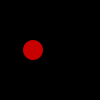
Frame 1 (no input)
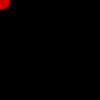
Frame 60 (the mouse pressed at the canvas centre just before this capture)
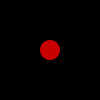
Frame 120 (the mouse held since frame 60 and released just before this capture)

The Processing sketch that drew these frames (run headless with seeded random() and noise(); from frame 60 on, the mouse is pressed at the canvas centre):

// Processing sketch: Spot_Version7_1
// ── Spot_Version7_1.pde
Spot sp;

void setup()
{
  size (100, 100);
  noStroke();
  
  //constructor (float, float, float) test
  //sp = new Spot(33, 50, 30000);
  //println("The value of diameter is : "+ sp.getDiameter());

  //grayscale constructor test
  sp = new Spot(33, 50, 30000, 200);
  println("After grayscale constructor, the value of the diameter is " + sp.getDiameter());
  sp.setDiameter(40000);    // changing the value of the diameter
  println("After setter, the value of the diameter is " + sp.getDiameter());

  //rgb constructor test
  sp = new Spot(33, 50, 30000, 200, 0, 0);
  println("After rgb constructor, the value of the diameter is " + sp.getDiameter());
  sp.setDiameter(40000);    // changing the value of the diameter
  println("After setter, the value of the diameter is " + sp.getDiameter());

}

void draw()
{
  background(0);
  sp.display();
  sp.move(mouseX,  mouseY);
}
// ── Spot.pde
class Spot {

  private float xCoord, yCoord;
  private float diameter;
  private int red, green, blue, gray;

  //------------------//
  //   constructors   //
  //------------------//

  Spot()
  {
  }

  Spot(float xCoord, float yCoord, float diameter)
  {
    this.xCoord = xCoord;
    this.yCoord = yCoord;
    if ((diameter >= 20) && (diameter <= 50)) {
      this.diameter = diameter;
    } else {
      this.diameter = 20;
    }
  }

  Spot(float xCoord, float yCoord, float diameter, int gray)
  {
    this.xCoord = xCoord;
    this.yCoord = yCoord;
    if ((diameter >= 20) && (diameter <= 50)) {
      this.diameter = diameter;
    } else {
      this.diameter = 20;
    }
    colour(gray);
  }

  Spot(float xCoord, float yCoord, float diameter, int red, int green, int blue)
  {
    this.xCoord = xCoord;
    this.yCoord = yCoord;
    if ((diameter >= 20) && (diameter <= 50)) {
      this.diameter = diameter;
    } else {
      this.diameter = 20;
    }
    colour(red, green, blue);
  }

  //------------------//
  //     methods      //
  //------------------//

  void display()
  {
    ellipse(xCoord, yCoord, diameter, diameter);
  } 

  void colour(int red, int green, int blue)
  {
    this.red = red;
    this.green = green;
    this.blue = blue;
    fill (this.red, this.green, this.blue);
  }

  void colour(int gray) {
    this.gray = gray;
    fill (this.gray);
  }

  void move(float xCoord, float yCoord)
  {
    this.xCoord = xCoord;
    this.yCoord = yCoord;
  }

  //------------------//
  //     getters      //
  //------------------//
  public float getDiameter() {
    return diameter;
  }

  public float xCoord() {
    return xCoord;
  }

  public float yCoord() {
    return yCoord;
  }

  public int getRed() {
    return red;
  }

  public int getGreen() {
    return green;
  }

  public int getBlue() {
    return blue;
  }

  public int getGray() {
    return gray;
  }

  //------------------//
  //     setters      //
  //------------------//
  public void setDiameter(float diameter) {
   if ((diameter >= 20) && (diameter <= 50)) {
      this.diameter = diameter;
    }
  } 

  public void setXCoord(float xCoord) {
    this.xCoord = xCoord;
  } 

  public void setYCoord(float yCoord) {
    this.yCoord = yCoord;
  } 

  public void setRed(int red) {
    this.red = red;
  } 

  public void setGreen(int green) {
    this.green = green;
  } 

  public void setBlue(int blue) {
    this.blue = blue;
  }

  public void setGray(int gray) {
    this.gray = gray;
  }
}
